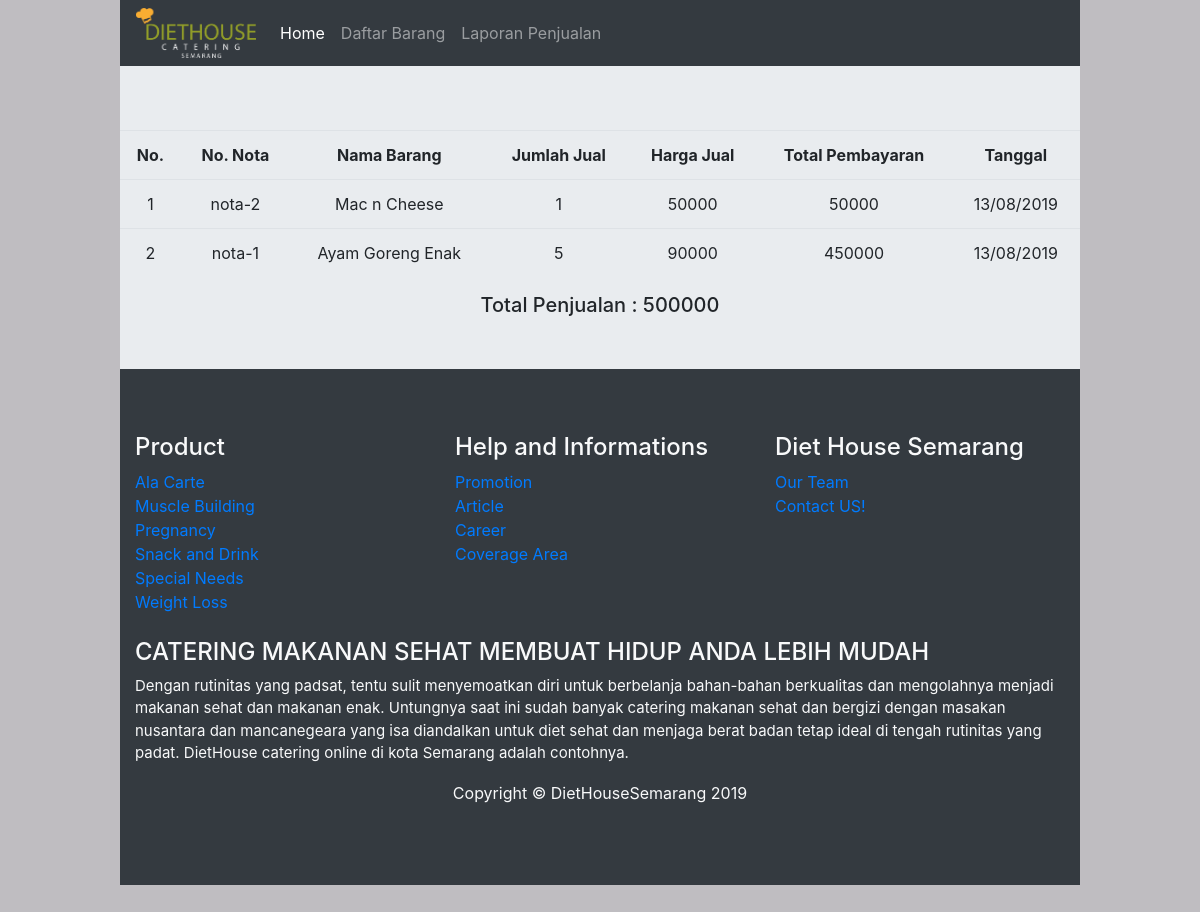
/page/laporanPenjualan.php, run on the app's committed database.
### tables this page shows
CREATE TABLE IF NOT EXISTS `nota` (
  `nonota` varchar(30) DEFAULT NULL,
  `nmbrg` varchar(30) DEFAULT NULL,
  `jmlJual` int(11) DEFAULT NULL,
  `hargaJual` int(11) DEFAULT NULL,
  `total` int(11) DEFAULT NULL,
  `tgl` varchar(30) DEFAULT NULL
);

CREATE TABLE IF NOT EXISTS `item` (
`id` int(11) NOT NULL,
  `kdbrg` varchar(250) DEFAULT NULL,
  `nmbrg` varchar(250) DEFAULT NULL,
  `stok` int(11) DEFAULT NULL,
  `harga` double DEFAULT NULL,
  `deskripsi` varchar(250) DEFAULT NULL,
  `gambar` varchar(250) DEFAULT NULL
);

### page/laporanPenjualan.php (the view, shortened to what this page needs)
 <!doctype html>
<html lang="en">
  <head>
    <link rel="stylesheet" href="https://stackpath.bootstrapcdn.com/bootstrap/4.3.1/css/bootstrap.min.css">
    <link rel="stylesheet" type="text/css" href="css/bootstrap.min.css">
  </head>
  <body style="background-color: #BFBDC1; width: 80%; margin-right: auto; margin-left: auto;" class="text-center">
  <nav class="navbar navbar-expand-lg navbar-dark bg-dark">
	  <a href="#"><img src="../asset/img/LOGO.png" width="120px;" alt=""></a>
	  <div class="collapse navbar-collapse" id="navbarNav">
	    <ul class="navbar-nav">
	    	<li class="nav-item">
	    		<a href="" class="text-dark nav-link">     </a>
	    	</li>
	      <li class="nav-item active">
	        <a class="nav-link" href="../index.php">Home <span class="sr-only">(current)</span></a>
	      </li>
		<li class="nav-item">
	        <a class="nav-link" href="#">Daftar Barang</a>
	      </li>
	      <li class="nav-item">
	      	<a class="nav-link" href="laporanPenjualan.php">Laporan Penjualan</a>
	      </li>
	    </ul>
	  </div>
	</nav>
<div class="jumbotron jumbotron-fluid">
  	<table class="table table">
  		<tr>
  			<th>No.</th>
  			<th>No. Nota</th>
  			<th>Nama Barang</th>
  			<th>Jumlah Jual</th>
  			<th>Harga Jual</th>
  			<th>Total Pembayaran</th>
  			<th>Tanggal</th>
  		</tr>
  		<?php
  			include '../koneksi.php';
  			$relasi = "SELECT * FROM nota,item where nota.nmbrg=item.nmbrg";
  			$sql = mysqli_query($koneksi, $relasi);
  			$nomor = 1;
  			$totalPenjualan = 0;
  			while($data =  mysqli_fetch_array($sql)){
  				?>
  				<tr>
  					<?php
  					$totalPenjualan = ($totalPenjualan + $data['total']);
  					?>
  					<td><?php echo $nomor ?></td>
  					<td><?php echo $data['nonota'] ?></td>
  					<td><?php echo $data['nmbrg'] ?></td>
  					<td><?php echo $data['jmlJual'] ?></td>
  					<td><?php echo $data['hargaJual'] ?></td>
  					<td><?php echo $data['total'] ?></td>
  					<td><?php echo $data['tgl'] ?></td>
  				</tr>
  				<?php
  				$nomor++;
				?>
				<?php
  			}
  		 ?>
  	</table>
							 <h5 style="right: 0;">Total Penjualan : <?php echo $totalPenjualan ?></h5>
</div>
<br><br>
    <div class="jumbotron jumbotron-fluid bg-dark text-left text-light" style="margin-top: -100px;">
	  <div class="container">
	    <div class="row">
	    	<div class="col-sm-4">
	    		<h4>Product</h4>
	    		<a href="page/alaCarte.php">Ala Carte</a>
	    		<br>
	    		<a href="page/muscleBuilding.php">Muscle Building</a>
	    		<br>
	    		<a href="page/pregnancy.php">Pregnancy</a>
	    		<br>
	    		<a href="page/Snack.php">Snack and Drink</a>
	    		<br>
	    		<a href="page/specialNeeds.php">Special Needs</a>
	    		<br>
	    		<a href="page/weightLoss.php">Weight Loss</a>
	    	</div>
	    	<div class="col-sm-4">
	    		<h4>Help and Informations</h4>
	    		<a href="promotions.php">Promotion</a>
	    		<br>
	    		<a href="articles.php">Article</a>
	    		<br>
	    		<a href="career.php">Career</a>
	    		<br>
	    		<a href="area.php">Coverage Area</a>
	    	</div>
	    	<div class="col-sm-4">
	    		<h4>Diet House Semarang</h4>
	    		<a href="team.php">Our Team</a>
	    		<br>
	    		<a href="contact.php">Contact US!</a>
	    	</div>
	    </div>
	    <br>
		  <h4>CATERING MAKANAN SEHAT MEMBUAT HIDUP ANDA LEBIH MUDAH</h4>
		  <p style="font-size: 15px;">Dengan rutinitas yang padsat, tentu sulit menyemoatkan diri untuk berbelanja bahan-bahan berkualitas dan mengolahnya menjadi makanan sehat dan makanan enak. Untungnya saat ini sudah banyak catering makanan sehat dan bergizi dengan masakan nusantara dan mancanegeara yang isa diandalkan untuk diet sehat dan menjaga berat badan tetap ideal di tengah rutinitas yang padat. DietHouse catering online di kota Semarang adalah contohnya.
		  </p>
		  <p class="text-center">Copyright &copy DietHouseSemarang 2019 </p>
	  </div>
	</div>
  </body>
</html>

### data on the page
nota: nonota "nota-2", item.nmbrg "Mac n Cheese", jmlJual "1", hargaJual "50000", total "50000", tgl "13/08/2019"
nota: nonota "nota-1", item.nmbrg "Ayam Goreng Enak", jmlJual "5", hargaJual "90000", total "450000", tgl "13/08/2019"

### other printed values
$totalPenjualan "500000"
